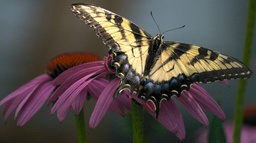
#> input picture Segmentation2/Cluster segments/Data/butterfly.jpg, 256 x 143 px, shrunk from 1000 x 560 before the run
$ jupyter execute --allow-errors notebook.ipynb
#> lines starting #> are read from the running program, lines starting #| are printed output that depends on the picture
<h1 align=center style="line-height:200%;font-family:vazir;color:#0099cc">
<font face="vazir" color="#0099cc">
خوشه قطعه‌ها
</font>
</h1>

<h2 align=right style="line-height:200%;font-family:vazir;color:#0099cc">
<font face="vazir" color="#0099cc">
    توضیحات
</font>
</h2>

<p dir=rtl style="direction: rtl;text-align: right;line-height:200%;font-family:vazir;font-size:medium">
<font face="vazir" size=3>
    در این تمرین قصد داریم تا با استفاده از روش‌های قطعه‌بندی مبتنی بر خوشه‌بندی که تا کنون آموخته‌ایم، قطعه‌بندی را برای دو تصویر زیر که در پوشه داده‌های تمرین قرار دارند، انجام دهیم.
    <br>
    Data/butterfly.jpg
    <br>
    Data/elephant.jpg
</font>
</p>

<p dir=rtl style="direction: rtl;text-align: right;line-height:200%;font-family:vazir;font-size:medium">
<font face="vazir" size=3>
    ابتدا هر دو تصویر را در حوزه RGB وارد کنید. همچنین قطعه‌بندی خود را در همین حوزه انجام دهید.
</font>
</p>

<p dir=rtl style="direction: rtl;text-align: right;line-height:200%;font-family:vazir;font-size:medium">
<font face="vazir" size=3>
    پس از اینکه قطعه‌بندی انجام شد، نتیجه قطعه‌بندی را در حوزه خاکستری ذخیره کنید. نتیجه قطعه‌بندی را در تصاویری با نام زیر ذخیره کنید:
    <br>
    butterfly_segmentation.tif
    <br>
    elephant_segmentation.tif
</font>
</p>

<p dir=rtl style="direction: rtl;text-align: right;line-height:200%;font-family:vazir;font-size:medium">
<font face="vazir" size=3>
در نهایت سلول جواب‌ساز را اجرا کنید تا نتایج پیاده‌سازی شما به همراه تصاویر قطعه‌بندی در یک فایل zip ذخیره شوند.
</font>
</p>

[cell 1]
import cv2
import numpy as np
import matplotlib.pyplot as plt
from sklearn.cluster import KMeans

[cell 2]
img_butterfly = cv2.imread("./Data/butterfly.jpg")
#> img_butterfly is the input picture: shape (143, 256, 3); mean B, G, R 70.1, 74.3, 82.4
img_butterfly = cv2.cvtColor(img_butterfly, cv2.COLOR_BGR2RGB)

img_elephant = cv2.imread("./Data/elephant.jpg")
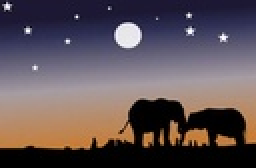
#> input picture Segmentation2/Cluster segments/Data/elephant.jpg, 128 x 84 px, shrunk from 500 x 330 before the run (shown 2 times larger)
#> img_elephant is the input picture: shape (84, 128, 3); mean B, G, R 85.8, 81.3, 94.2
img_elephant = cv2.cvtColor(img_elephant, cv2.COLOR_BGR2RGB)

plt.figure(figsize=(10,10))


plt.subplot(1,2,1)
plt.axis("off")
plt.imshow(img_butterfly)

plt.subplot(1,2,2)
plt.axis("off")
plt.imshow(img_elephant)

plt.tight_layout()
plt.show()
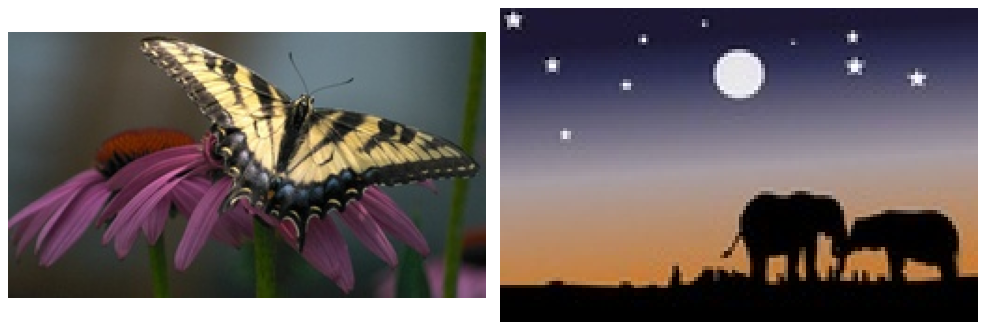
#> figure drawn by matplotlib, 2 panels

[cell 3]
distortions_butterfly = []
distortions_elephant = []

K_values = range(2, 10)
pixels_butterfly = img_butterfly.reshape((-1, 3))
pixels_elephant = img_elephant.reshape((-1, 3))

for k in K_values:
    kmeans = KMeans(n_clusters=k, random_state=42, n_init=10)
    kmeans.fit(pixels_butterfly)
    distortions_butterfly.append(kmeans.inertia_)
#> after the loop, distortions_butterfly = [92044446.4, 48098690.6, 31926501.2, 26828499.3, 22565177.9, 19168826.2, 17214653.3, 15479395.7]

for k in K_values:
    kmeans = KMeans(n_clusters=k, random_state=42, n_init=10)
    kmeans.fit(pixels_elephant)
    distortions_elephant.append(kmeans.inertia_)
#> after the loop, distortions_elephant = [30374806.5, 18460404.2, 12862266.7, 8510014.8, 5505472.2, 3978636.6, 3282854.6, 2692716.2]

plt.plot(K_values, distortions_butterfly, marker="o", label="Butterfly")
plt.plot(K_values, distortions_elephant, marker="s", label="Elephant")
plt.xlabel("Number of clusters (k)")
plt.ylabel("Distortion (Inertia)")
plt.title("Elbow Method for KMeans")
plt.legend()
plt.grid(True)
plt.show()
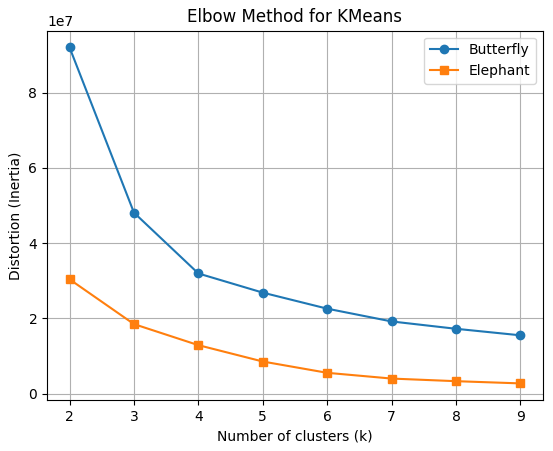
#> figure drawn by matplotlib, 1 panel

[cell 4]
k = 3
kmeans = KMeans(n_clusters=k, random_state=42, n_init=10)
labels = kmeans.fit_predict(pixels_butterfly)

segmented_image_butterfly = (
    kmeans.cluster_centers_[labels].reshape(img_butterfly.shape).astype(np.uint8)
)
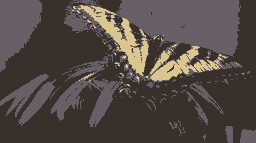
#> segmented_image_butterfly: shape (143, 256, 3); mean R, G, B 82.2, 73.6, 69.7

fig, ax = plt.subplots(1, 2, figsize=(12, 6))
ax[0].imshow(img_butterfly)
ax[0].axis("off")
ax[1].imshow(segmented_image_butterfly)
ax[1].axis("off")
plt.show()

[cell 5]
k = 4
kmeans = KMeans(n_clusters=k, random_state=42, n_init=10)
labels = kmeans.fit_predict(pixels_elephant)
#> labels = 10752 values, max 3 at index 130, min 0 at index 0, mean 1.37

segmented_image_elephant = (
    kmeans.cluster_centers_[labels].reshape(img_elephant.shape).astype(np.uint8)
)
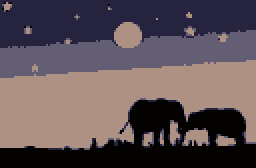
#> segmented_image_elephant: shape (84, 128, 3) (shown 2 times larger); mean R, G, B 93.8, 80.9, 85.5

fig, ax = plt.subplots(1, 2, figsize=(12, 6))
ax[0].imshow(img_elephant)
ax[0].axis("off")
ax[1].imshow(segmented_image_elephant)
ax[1].axis("off")
plt.show()

[cell 6]
gray_butterfly = cv2.cvtColor(segmented_image_butterfly, cv2.COLOR_RGB2GRAY)
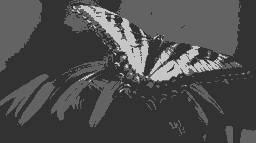
#> gray_butterfly: shape (143, 256); min 50, max 198, mean 76.1
gray_elephant = cv2.cvtColor(segmented_image_elephant, cv2.COLOR_RGB2GRAY)
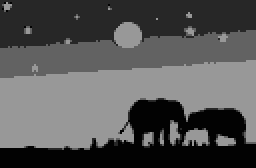
#> gray_elephant: shape (84, 128) (shown 2 times larger); min 2, max 152, mean 85.4

cv2.imwrite("butterfly_segmentation.tif", gray_butterfly)
cv2.imwrite("elephant_segmentation.tif", gray_elephant)

plt.figure(figsize=(10, 5))

plt.subplot(1, 2, 1)
plt.imshow(gray_butterfly, "gray")
plt.axis("off")

plt.subplot(1, 2, 2)
plt.imshow(gray_elephant, "gray")
plt.axis("off")
plt.show()

<h3 align=right style="line-height:200%;font-family:vazir;color:#0099cc">
<font face="vazir" color="#0099cc">
 سلول جواب‌ساز
</font>
</h3>

<p dir=rtl style="direction: rtl;text-align: right;line-height:200%;font-family:vazir;font-size:medium">
<font face="vazir" size=3>
بدون هیچگونه تغییری، این سلول را اجرا کنید تا فایل پاسخ شما آماده شود.
</font>
</p>

[cell 7]
import zipfile

def compress(file_names):
    print("File Paths:")
    print(file_names)
    # Select the compression mode ZIP_DEFLATED for compression
    # or zipfile.ZIP_STORED to just store the file
    compression = zipfile.ZIP_DEFLATED
    # create the zip file first parameter path/name, second mode
    with zipfile.ZipFile("result.zip", mode="w") as zf:
        for file_name in file_names:
            # Add file to the zip file
            # first parameter file to zip, second filename in zip
            zf.write('./' + file_name, file_name, compress_type=compression)


file_names = ["notebook.ipynb", "butterfly_segmentation.tif", "elephant_segmentation.tif"]
#> (the rest of this cell did not finish here and is left out)
